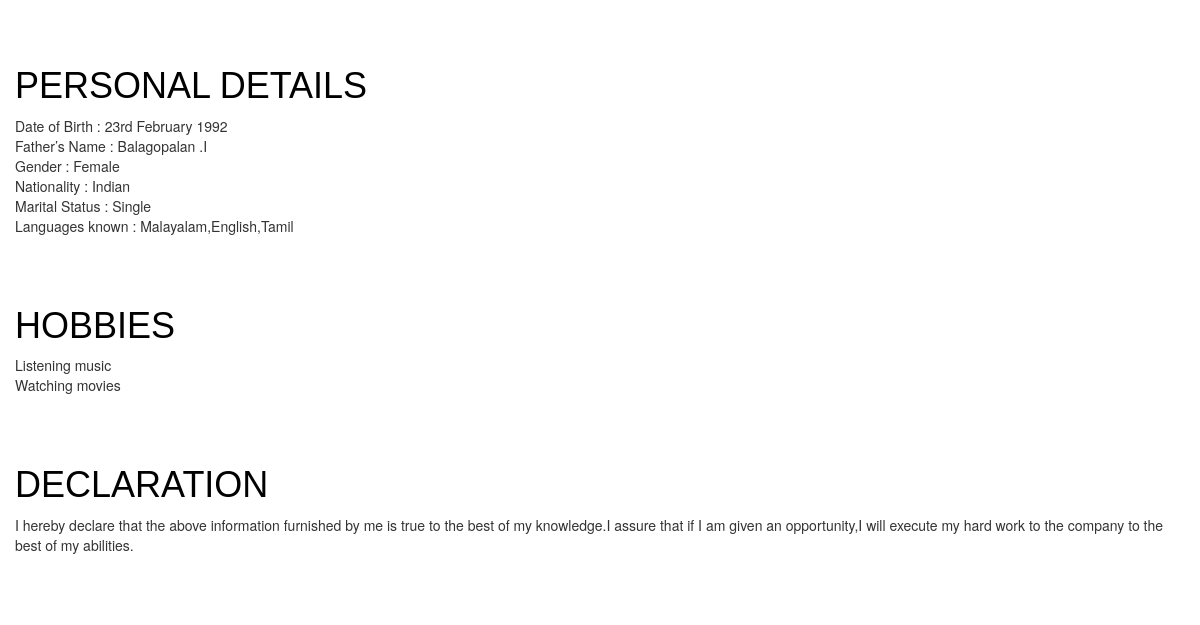
/ (lower part), run on an earlier commit of the app's database.
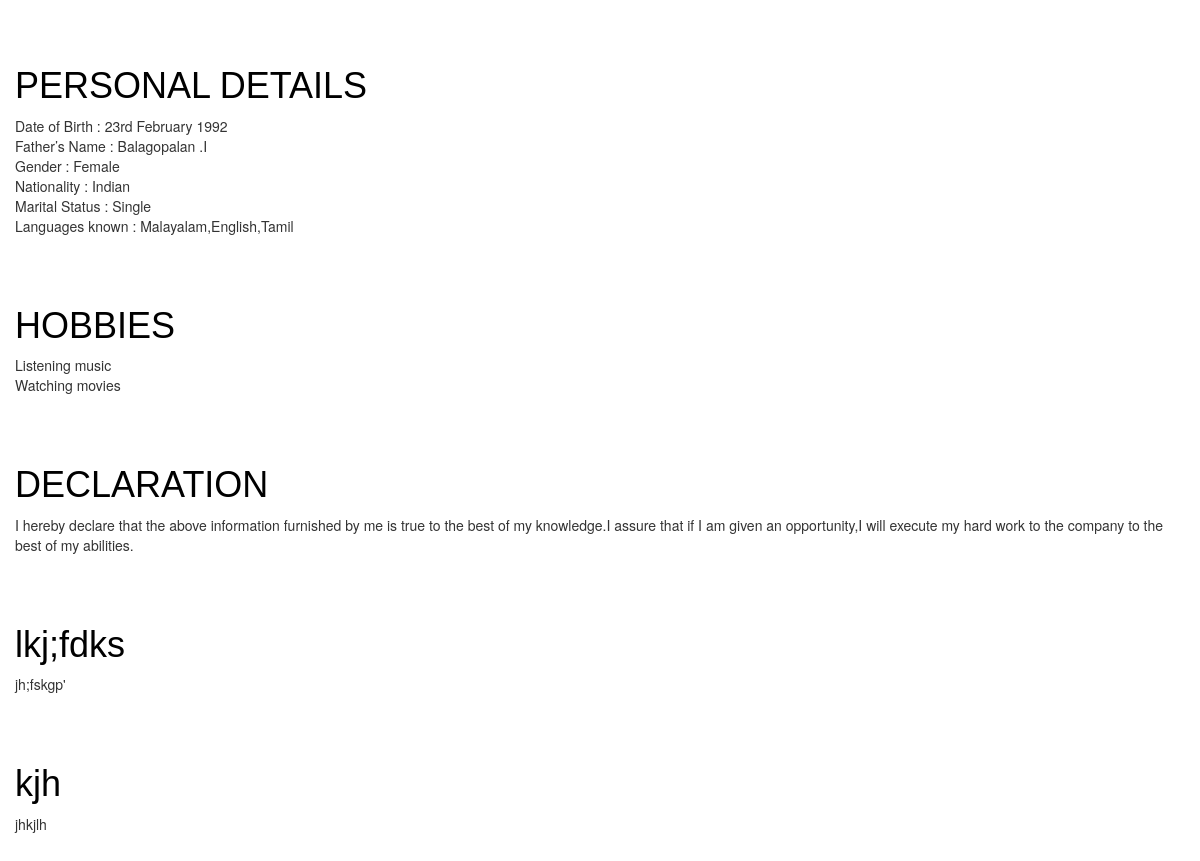
And on a later commit of the database.
### biodata/models.py (models this page shows, shortened)
class Post(models.Model):
    author = models.ForeignKey('auth.User')
    title = models.CharField(max_length=200)
    text = models.TextField()
    created_date = models.DateTimeField(
            default=timezone.now)
    published_date = models.DateTimeField(
            blank=True, null=True)

### biodata/views.py (the view)
# urls.py: url(r'^$', views.first_page, name='first_page'),
def first_page(request):
    posts = Post.objects.filter(published_date__lte=timezone.now()).order_by('published_date')
    return render(request, 'biodata/first_page.html', {'posts': posts})

### biodata/templates/biodata/first_page.html (shortened to what this page needs)
{% extends 'biodata/base.html' %}
{% load staticfiles %}
{% block content %}
    <br><br><br><br>
    {% for post in posts %}
        <div class="post">
            <h1><a href="{% url 'second_page' pk=post.pk %}">{{ post.title }}</a></h1>
            <p>{{ post.text|linebreaksbr }}</p>
        </div>
    {% endfor %}
{% endblock %}

What changed in the data, as far as the page shows it:
added Post: title "lkj;fdks", text "jh;fskgp'"
added Post: title "kjh", text "jhkjlh"
